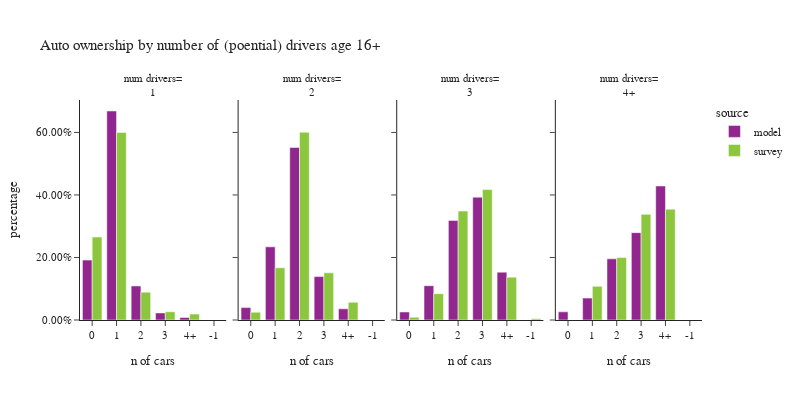

Source (notebook cell):
### Code cell
plot_auto(hh.loc[hh['num_drivers_simple']!="0"],'num_drivers_simple','number of (poential) drivers age 16+','num drivers')

### Figure 1 — Plotly figure (JSON) as saved in the notebook; plotly's stock layout.template omitted (floating-point values rounded to 4 significant figures)
{"data": [{"alignmentgroup": "True", "customdata": [[100440], [350590], [57155], [11885], [4298]], "hovertemplate": "source=model<br>num_drivers_simple=1<br>auto_ownership_simple=%{x}<br>percentage=%{y}<br>sample count=%{customdata[0]}<extra></extra>", "legendgroup": "model", "marker": {"color": "#91268F", "pattern": {"shape": ""}}, "name": "model", "offsetgroup": "model", "orientation": "v", "showlegend": true, "textposition": "auto", "type": "bar", "x": ["0", "1", "2", "3", "4+"], "xaxis": "x", "y": [0.1915, 0.6686, 0.109, 0.02267, 0.008197], "yaxis": "y"}, {"alignmentgroup": "True", "customdata": [[33859], [200067], [471924], [118786], [30435]], "hovertemplate": "source=model<br>num_drivers_simple=2<br>auto_ownership_simple=%{x}<br>percentage=%{y}<br>sample count=%{customdata[0]}<extra></extra>", "legendgroup": "model", "marker": {"color": "#91268F", "pattern": {"shape": ""}}, "name": "model", "offsetgroup": "model", "orientation": "v", "showlegend": false, "textposition": "auto", "type": "bar", "x": ["0", "1", "2", "3", "4+"], "xaxis": "x2", "y": [0.0396, 0.234, 0.5519, 0.1389, 0.03559], "yaxis": "y2"}, {"alignmentgroup": "True", "customdata": [[5341], [22815], [66214], [81669], [31834]], "hovertemplate": "source=model<br>num_drivers_simple=3<br>auto_ownership_simple=%{x}<br>percentage=%{y}<br>sample count=%{customdata[0]}<extra></extra>", "legendgroup": "model", "marker": {"color": "#91268F", "pattern": {"shape": ""}}, "name": "model", "offsetgroup": "model", "orientation": "v", "showlegend": false, "textposition": "auto", "type": "bar", "x": ["0", "1", "2", "3", "4+"], "xaxis": "x3", "y": [0.02569, 0.1098, 0.3185, 0.3929, 0.1531], "yaxis": "y3"}, {"alignmentgroup": "True", "customdata": [[3885], [10431], [29110], [41592], [63799]], "hovertemplate": "source=model<br>num_drivers_simple=4+<br>auto_ownership_simple=%{x}<br>percentage=%{y}<br>sample count=%{customdata[0]}<extra></extra>", "legendgroup": "model", "marker": {"color": "#91268F", "pattern": {"shape": ""}}, "name": "model", "offsetgroup": "model", "orientation": "v", "showlegend": false, "textposition": "auto", "type": "bar", "x": ["0", "1", "2", "3", "4+"], "xaxis": "x4", "y": [0.02611, 0.07009, 0.1956, 0.2795, 0.4287], "yaxis": "y4"}, {"alignmentgroup": "True", "customdata": [[493], [952], [119], [24], [14]], "hovertemplate": "source=survey<br>num_drivers_simple=1<br>auto_ownership_simple=%{x}<br>percentage=%{y}<br>sample count=%{customdata[0]}<extra></extra>", "legendgroup": "survey", "marker": {"color": "#8CC63E", "pattern": {"shape": ""}}, "name": "survey", "offsetgroup": "survey", "orientation": "v", "showlegend": true, "textposition": "auto", "type": "bar", "x": ["0", "1", "2", "3", "4+"], "xaxis": "x", "y": [0.2653, 0.6001, 0.08915, 0.02649, 0.0189], "yaxis": "y"}, {"alignmentgroup": "True", "customdata": [[77], [580], [823], [157], [56]], "hovertemplate": "source=survey<br>num_drivers_simple=2<br>auto_ownership_simple=%{x}<br>percentage=%{y}<br>sample count=%{customdata[0]}<extra></extra>", "legendgroup": "survey", "marker": {"color": "#8CC63E", "pattern": {"shape": ""}}, "name": "survey", "offsetgroup": "survey", "orientation": "v", "showlegend": false, "textposition": "auto", "type": "bar", "x": ["0", "1", "2", "3", "4+"], "xaxis": "x2", "y": [0.02499, 0.167, 0.6004, 0.1509, 0.05667], "yaxis": "y2"}, {"alignmentgroup": "True", "customdata": [[1], [2], [35], [75], [62], [23]], "hovertemplate": "source=survey<br>num_drivers_simple=3<br>auto_ownership_simple=%{x}<br>percentage=%{y}<br>sample count=%{customdata[0]}<extra></extra>", "legendgroup": "survey", "marker": {"color": "#8CC63E", "pattern": {"shape": ""}}, "name": "survey", "offsetgroup": "survey", "orientation": "v", "showlegend": false, "textposition": "auto", "type": "bar", "x": ["-1", "0", "1", "2", "3", "4+"], "xaxis": "x3", "y": [0.003609, 0.009111, 0.0842, 0.3486, 0.4173, 0.1371], "yaxis": "y3"}, {"alignmentgroup": "True", "customdata": [[9], [17], [25], [25]], "hovertemplate": "source=survey<br>num_drivers_simple=4+<br>auto_ownership_simple=%{x}<br>percentage=%{y}<br>sample count=%{customdata[0]}<extra></extra>", "legendgroup": "survey", "marker": {"color": "#8CC63E", "pattern": {"shape": ""}}, "name": "survey", "offsetgroup": "survey", "orientation": "v", "showlegend": false, "textposition": "auto", "type": "bar", "x": ["1", "2", "3", "4+"], "xaxis": "x4", "y": [0.1077, 0.1996, 0.338, 0.3547], "yaxis": "y4"}], "layout": {"annotations": [{"font": {}, "showarrow": false, "text": "num drivers=<br>1", "x": 0.1175, "xanchor": "center", "xref": "paper", "y": 1.0, "yanchor": "bottom", "yref": "paper"}, {"font": {}, "showarrow": false, "text": "num drivers=<br>2", "x": 0.3725, "xanchor": "center", "xref": "paper", "y": 1.0, "yanchor": "bottom", "yref": "paper"}, {"font": {}, "showarrow": false, "text": "num drivers=<br>3", "x": 0.6275, "xanchor": "center", "xref": "paper", "y": 1.0, "yanchor": "bottom", "yref": "paper"}, {"font": {}, "showarrow": false, "text": "num drivers=<br>4+", "x": 0.8825, "xanchor": "center", "xref": "paper", "y": 1.0, "yanchor": "bottom", "yref": "paper"}], "barmode": "group", "font": {"size": 11}, "height": 400, "legend": {"title": {"text": "source"}, "tracegroupgap": 0}, "title": {"text": "Auto ownership by number of (poential) drivers age 16+"}, "width": 800, "xaxis": {"anchor": "y", "domain": [0.0, 0.235], "title": {"text": "n of cars"}}, "xaxis2": {"anchor": "y2", "domain": [0.255, 0.49], "matches": "x", "title": {"text": "n of cars"}}, "xaxis3": {"anchor": "y3", "domain": [0.51, 0.745], "matches": "x", "title": {"text": "n of cars"}}, "xaxis4": {"anchor": "y4", "domain": [0.765, 1.0], "matches": "x", "title": {"text": "n of cars"}}, "yaxis": {"anchor": "x", "domain": [0.0, 1.0], "tickformat": ".2%", "title": {"text": "percentage"}}, "yaxis2": {"anchor": "x2", "domain": [0.0, 1.0], "matches": "y", "showticklabels": false, "tickformat": ".2%"}, "yaxis3": {"anchor": "x3", "domain": [0.0, 1.0], "matches": "y", "showticklabels": false, "tickformat": ".2%"}, "yaxis4": {"anchor": "x4", "domain": [0.0, 1.0], "matches": "y", "showticklabels": false, "tickformat": ".2%"}}}
